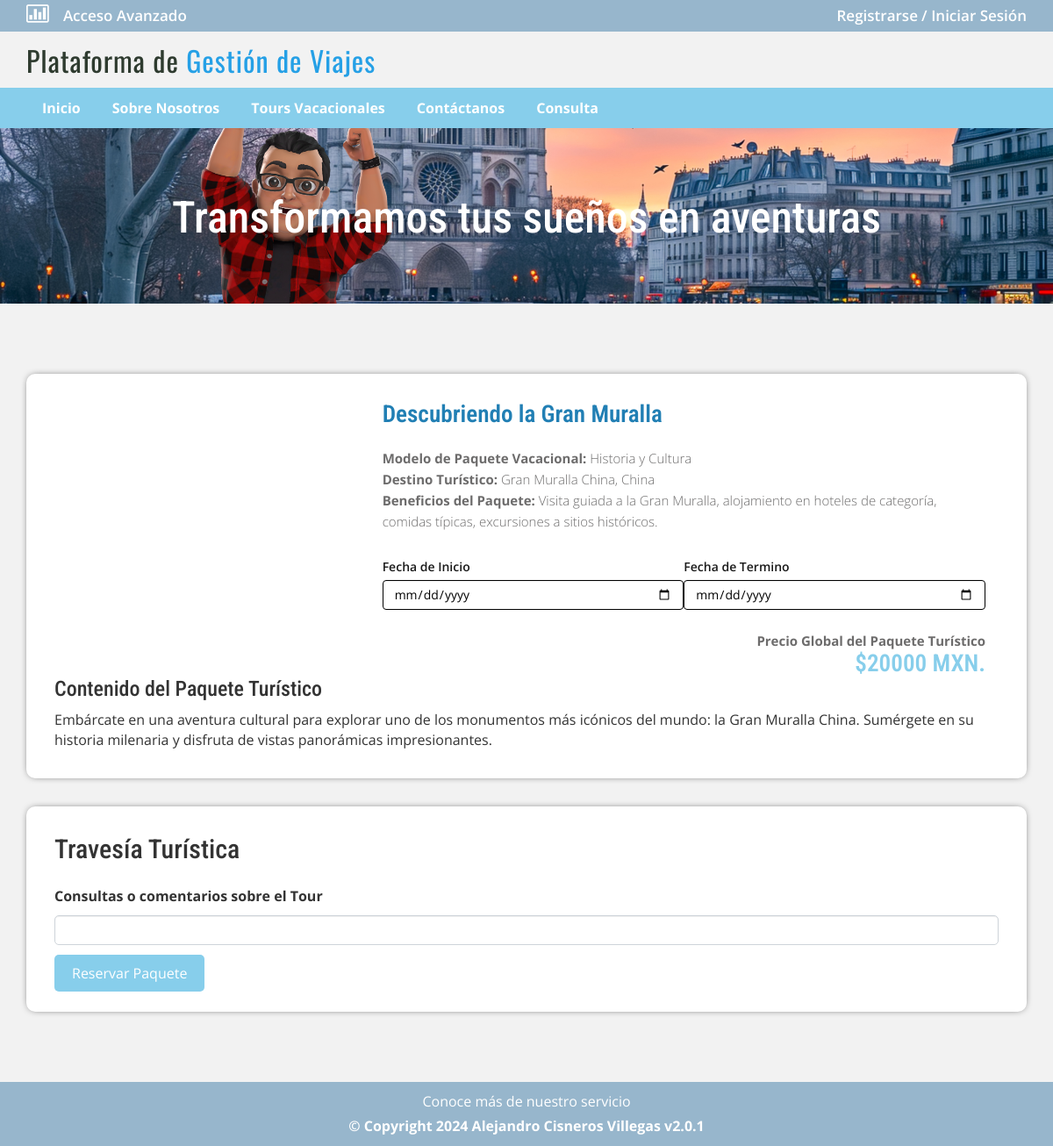
The page /package-details.php?pkgid=15 on the database its author committed.
### tables this page shows
CREATE TABLE `project_07_tourpackages` (
  `PackageId` int(11) NOT NULL,
  `PackageName` varchar(200) DEFAULT NULL,
  `PackageType` varchar(150) DEFAULT NULL,
  `PackageLocation` varchar(100) DEFAULT NULL,
  `PackagePrice` int(11) DEFAULT NULL,
  `PackageFetures` varchar(255) DEFAULT NULL,
  `PackageDetails` mediumtext DEFAULT NULL,
  `PackageImage` varchar(100) DEFAULT NULL,
  `Creationdate` timestamp NULL DEFAULT current_timestamp(),
  `UpdationDate` timestamp NULL DEFAULT NULL ON UPDATE current_timestamp()
);

### package-details.php (the view, shortened to what this page needs)
<?php
	include('includes/config.php');
?>
<!DOCTYPE HTML>
<html>
	<head>
		<link href="css/bootstrap.css" rel='stylesheet' type='text/css' />
		<link href="css/style.css" rel='stylesheet' type='text/css' />
		<link href="css/font-awesome.css" rel="stylesheet">
		<link href="css/animate.css" rel="stylesheet" type="text/css" media="all">
		<link rel="stylesheet" href="css/jquery-ui.css" />
	</head>
	<body>
		<?php include('includes/header.php');?>
		<div class="banner-7">
			<div class="container">
				<h1 class="wow zoomIn animated animated" data-wow-delay=".5s" style="visibility: visible; animation-delay: 0.5s; animation-name: zoomIn;">Transformamos tus sueños en aventuras</h1>
			</div>
		</div>
		<div class="selectroom">
			<div class="container">
				<?php
					$pid=intval($_GET['pkgid']);
					$sql = "SELECT * from project_07_tourpackages where PackageId=:pid";
					$query = $dbh->prepare($sql);
					$query -> bindParam(':pid', $pid, PDO::PARAM_STR);
					$query->execute();
					$results=$query->fetchAll(PDO::FETCH_OBJ);
					if($query->rowCount() > 0)
					{
						foreach($results as $result)
					{
				?>
				<form name="book" method="post">
					<div class="selectroom_top">
						<div class="col-md-4 selectroom_left wow fadeInLeft animated" data-wow-delay=".5s">
						</div>
						<div class="col-md-8 selectroom_right wow fadeInRight animated" data-wow-delay=".5s">
							<h2><?php echo htmlentities($result->PackageName);?></h2><br>
							<p><b>Modelo de Paquete Vacacional: </b> <?php echo htmlentities($result->PackageType);?></p>
							<p><b>Destino Turístico: </b> <?php echo htmlentities($result->PackageLocation);?></p>
							<p><b>Beneficios del Paquete: </b> <?php echo htmlentities($result->PackageFetures);?></p>
							<div class="ban-bottom">
								<div class="bnr-right">
									<label class="inputLabel">Fecha de Inicio</label>
									<input class="form-control" type="date" name="fromdate" required="">
								</div>
								<div class="bnr-right">
									<label class="inputLabel">Fecha de Termino</label>
									<input class="form-control" type="date" name="todate" required="">
								</div>
							</div>
							<div class="grand">
								<br><p><strong>Precio Global del Paquete Turístico</strong></p>
								<h3>$<?php echo htmlentities($result->PackagePrice);?> MXN.</h3>
							</div>
						</div>
						<h3>Contenido del Paquete Turístico</h3>
						<p style="padding-top: 1%"><?php echo htmlentities($result->PackageDetails);?> </p>
					</div>
					<div class="selectroom_top">
						<h2>Travesía Turística</h2>
						<div class="selectroom-info animated wow fadeInUp animated" data-wow-duration="1200ms" data-wow-delay="500ms" style="visibility: visible; animation-duration: 1200ms; animation-delay: 500ms; animation-name: fadeInUp; margin-top: -70px">
							<ul>
								<li class="spe">
									<label class="inputLabel">Consultas o comentarios sobre el Tour</label>
									<input class="form-control" type="text" name="comment" required="">
								</li>
								<?php if($_SESSION['login'])
								{?>
									<li class="spe" align="center">
										<button type="submit" name="submit2" class="btn-custom">Reservar Paquete</button>
									</li>
								<?php } else {?>
									<li class="sigi" align="center" style="margin-top: 1%">
										<a href="#" data-toggle="modal" data-target="#myModal4" class="btn-custom">Reservar Paquete</a>
									</li>
								<?php } ?>
								<div class="clearfix"></div>
							</ul>
						</div>
					</div>
				</form>
				<?php }} ?>
			</div>
		</div>
		<?php include('includes/footer.php');?>
	</body>
</html>

### includes/header.php (shortened to what this page needs)
<?php if($_SESSION['login']) {?>
<div class="top-header">
    <div class="container">
        <ul class="tp-hd-lft wow fadeInLeft animated" data-wow-delay=".5s">
            <li class="hm"><a style="font-size: 18px; color: #FFFFFF;" onmouseover="this.style.color='#8D9FA0'" onmouseout="this.style.color='#FFFFFF'"><i class="fa fa-tasks"></i></a></li>
            <li class="prnt"><a href="profile.php" style="font-size: 14px; color: #FFFFFF;" onmouseover="this.style.color='#8D9FA0'" onmouseout="this.style.color='#FFFFFF'">Perfil</a></li>
            <li class="prnt"><a href="change-password.php" style="font-size: 14px; color: #FFFFFF;" onmouseover="this.style.color='#8D9FA0'" onmouseout="this.style.color='#FFFFFF'">Contraseña</a></li>
            <li class="prnt"><a href="tour-history.php" style="font-size: 14px; color: #FFFFFF;" onmouseover="this.style.color='#8D9FA0'" onmouseout="this.style.color='#FFFFFF'">Tours Registrados</a></li>
            <li class="prnt"><a href="issuetickets.php" style="font-size: 14px; color: #FFFFFF;" onmouseover="this.style.color='#8D9FA0'" onmouseout="this.style.color='#FFFFFF'">Asesoramiento</a></li>
        </ul>
        <ul class="tp-hd-rgt wow fadeInRight animated" data-wow-delay=".5s">
            <li class="sigi"><a href="logout.php" style="font-size: 14px; color: #FFFFFF;" onmouseover="this.style.color='#8D9FA0'" onmouseout="this.style.color='#FFFFFF'">Cerrar Sesión</a></li>
        </ul>
        <div class="clearfix"></div>
    </div>
</div>
<?php } else {?>
<div class="top-header">
    <div class="container">
        <ul class="tp-hd-lft wow fadeInLeft animated" data-wow-delay=".5s">
			<li class="hm"><a><i class="fa fa-bar-chart" style="font-size: 24px; color: #FFFFFF;" onmouseover="this.style.color='#8D9FA0'" onmouseout="this.style.color='#FFFFFF'"></i></a></li>
            <li class="hm"><a href="admin/index.php" style="font-size: 17px; color: #FFFFFF;" onmouseover="this.style.color='#8D9FA0'" onmouseout="this.style.color='#FFFFFF'">Acceso Avanzado</a></li>
        </ul>
        <ul class="tp-hd-rgt wow fadeInRight animated" data-wow-delay=".5s">
			<li class="sig"><a href="#" data-toggle="modal" data-target="#myModal" style="font-size: 17px; color: #FFFFFF;" onmouseover="this.style.color='#8D9FA0'" onmouseout="this.style.color='#FFFFFF'">Registrarse</a></li>
            <li class="sigi"><a href="#" data-toggle="modal" data-target="#myModal4" style="font-size: 17px; color: #FFFFFF;" onmouseover="this.style.color='#8D9FA0'" onmouseout="this.style.color='#FFFFFF'">/ Iniciar Sesión</a></li>
        </ul>
        <div class="clearfix"></div>
    </div>
</div>
<?php }?>
<div class="header">
    <div class="container">
        <div class="logo wow fadeInDown animated" data-wow-delay=".5s">
            <a href="index.php">Plataforma de <span>Gestión de Viajes</span></a>
        </div>
        <div class="clearfix"></div>
    </div>
</div>
<div class="footer-btm wow fadeInLeft animated" data-wow-delay=".5s">
    <div class="container">
    <div class="navigation">
            <nav class="navbar navbar-default">
                <div class="collapse navbar-collapse nav-wil" id="bs-example-navbar-collapse-1">
                    <nav class="cl-effect-1">
                        <ul class="nav navbar-nav">
                            <li><a href="index.php" style="font-size: 16px;"><strong>Inicio</strong></a></li>
                            <li><a href="page.php?type=Nosotros" style="font-size: 16px;"><strong>Sobre Nosotros</strong></a></li>
                            <li><a href="package-list.php" style="font-size: 16px;"><strong>Tours Vacacionales</strong></a></li>
                            <li><a href="page.php?type=Contactanos" style="font-size: 16px;"><strong>Contáctanos</strong></a></li>
                            <?php if($_SESSION['login']) {?>
                            <li><a href="#" data-toggle="modal" data-target="#myModal3" style="font-size: 16px;"><strong>Asesoramiento Técnico</strong></a></li>
                            <?php } else { ?>
                            <li><a href="enquiry.php" style="font-size: 16px;"><strong>Consulta</strong></a></li>
                            <?php } ?>
                            <div class="clearfix"></div>
                        </ul>
                    </nav>
                </div>
            </nav>
        </div>
    </div>
</div>

### includes/footer.php
<div class="copy-right">
	<div class="container">
	<p class="wow zoomIn animated animated" data-wow-delay=".5s" style="font-size: 16px; visibility: visible; animation-delay: 0.5s; animation-name: zoomIn;">Conoce más de nuestro servicio</p>
		<p class="wow zoomIn animated animated" data-wow-delay=".5s" style="font-size: 16px; visibility: visible; animation-delay: 0.5s; animation-name: zoomIn;"><strong>&copy; Copyright <span>2024 </span>Alejandro Cisneros Villegas v2.0.1</strong></p>
	</div>
</div>

### package-details.php (style rules this page uses)
.btn-custom { background-color: #87ceeb; color: #ffffff; border: none; border-radius: 5px; padding: 10px 20px; cursor: pointer; }

### rows shown on the page
project_07_tourpackages: PackageName "Descubriendo la Gran Muralla", PackageType "Historia y Cultura", PackageLocation "Gran Muralla China, China", PackageFetures "Visita guiada a la Gran Muralla, alojamiento en hoteles de categoría, comidas típicas, excursiones a sitios históricos.", PackagePrice "20000", PackageDetails "Embárcate en una aventura cultural para explorar uno de los monumentos más icónicos del mundo: la Gran Muralla China. Sumérgete en su historia milenaria y disfruta de vistas panorámicas impresionantes."
